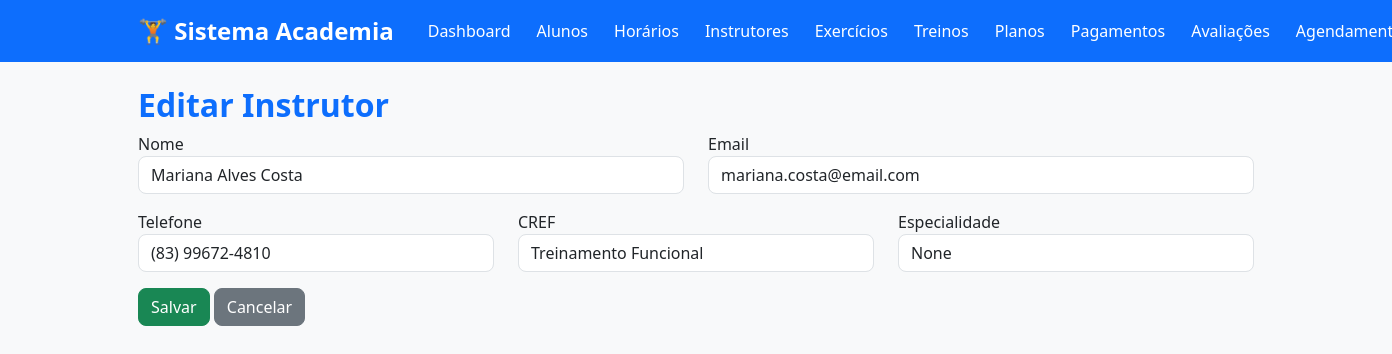
The page /instrutores/editar/2 (signed in) on the database as committed earlier.
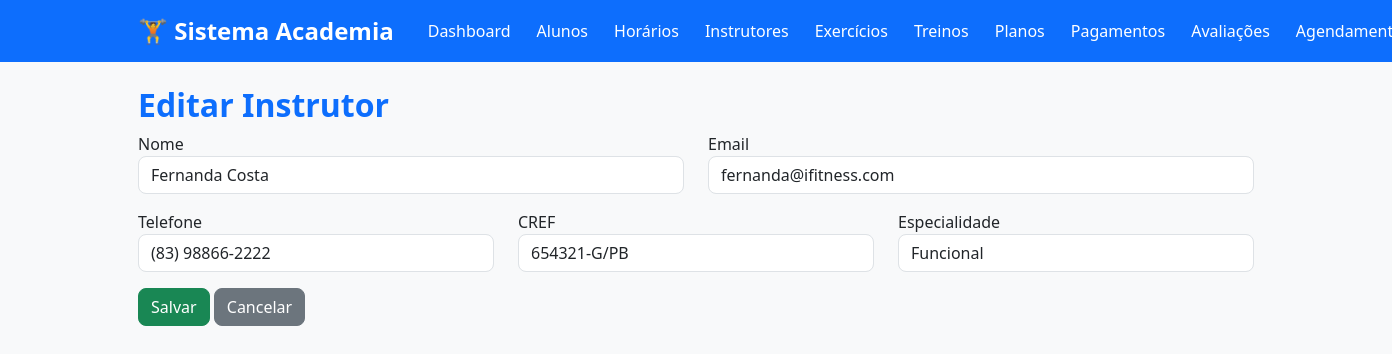
The same page on the database as committed later.
### tables this page shows
CREATE TABLE instrutores (
        id INTEGER PRIMARY KEY AUTOINCREMENT,
        nome TEXT NOT NULL,
        email TEXT NOT NULL UNIQUE,
        telefone TEXT,
        cref TEXT NOT NULL UNIQUE,
        especialidade TEXT
    );

### app.py (the view, shortened to what this page needs)
@app.route("/instrutores/editar/<int:id>", methods=["GET", "POST"])
@login_required
def editar_instrutor(id):
    instrutor = database.buscar_instrutor(id)
    return render_template(
        "instrutores/form.html",
        instrutor=instrutor
    )

### app.py (called while the page is built)
def login_required(func):
    @wraps(func)
    def wrapper(*args, **kwargs):
        if "usuario" not in session:
            flash(
                "Faça login para acessar o sistema.",
                "warning"
            )
            return redirect(url_for("login"))
        return func(*args, **kwargs)
    return wrapper

### database.py (called while the page is built)
def conectar():
    conexao = sqlite3.connect(DB_PATH)
    conexao.row_factory = sqlite3.Row
    conexao.execute("PRAGMA foreign_keys = ON")
    return conexao

def executar(sql, parametros=(), fetch=False, fetchone=False):
    conexao = conectar()
    try:
        cursor = conexao.cursor()
        cursor.execute(sql, parametros)
        conexao.commit()
        if fetchone:
            return cursor.fetchone()
        if fetch:
            return cursor.fetchall()
        return True
    except sqlite3.Error as erro:
        print(f"Erro no banco de dados: {erro}")
        return None
    finally:
        conexao.close()

def buscar_instrutor(id):
    sql = """
        SELECT *
        FROM instrutores
        WHERE id=?
    """
    return executar(sql, (id,), fetchone=True)

### templates/instrutores/form.html
{% extends "base.html" %}
{% block conteudo %}
<h2>
{% if instrutor %}
Editar Instrutor
{% else %}
Novo Instrutor
{% endif %}
</h2>
<form method="POST">
<div class="row">
<div class="col-md-6 mb-3">
<label>Nome</label>
<input
type="text"
name="nome"
class="form-control"
value="{{ instrutor.nome if instrutor else '' }}"
required>
</div>
<div class="col-md-6 mb-3">
<label>Email</label>
<input
type="email"
name="email"
class="form-control"
value="{{ instrutor.email if instrutor else '' }}"
required>
</div>
<div class="col-md-4 mb-3">
<label>Telefone</label>
<input
type="text"
name="telefone"
class="form-control"
value="{{ instrutor.telefone if instrutor else '' }}">
</div>
<div class="col-md-4 mb-3">
<label>CREF</label>
<input
type="text"
name="cref"
class="form-control"
value="{{ instrutor.cref if instrutor else '' }}"
required>
</div>
<div class="col-md-4 mb-3">
<label>Especialidade</label>
<input
type="text"
name="especialidade"
class="form-control"
value="{{ instrutor.especialidade if instrutor else '' }}">
</div>
</div>
<button class="btn btn-success">
Salvar
</button>
<a
href="{{ url_for('listar_instrutores') }}"
class="btn btn-secondary">
Cancelar
</a>
</form>
{% endblock %}

Rows that differ between the two databases and show on the page:
changed instrutores: nome "Mariana Alves Costa" → "Fernanda Costa"; email "mariana.costa@email.com" → "fernanda@ifitness.com"; telefone "(83) 99672-4810" → "(83) 98866-2222"; cref "Treinamento Funcional" → "654321-G/PB"; especialidade (not shown) → "Funcional"
Other text that changed with them:
form field especialidade: "None" → (not shown)
